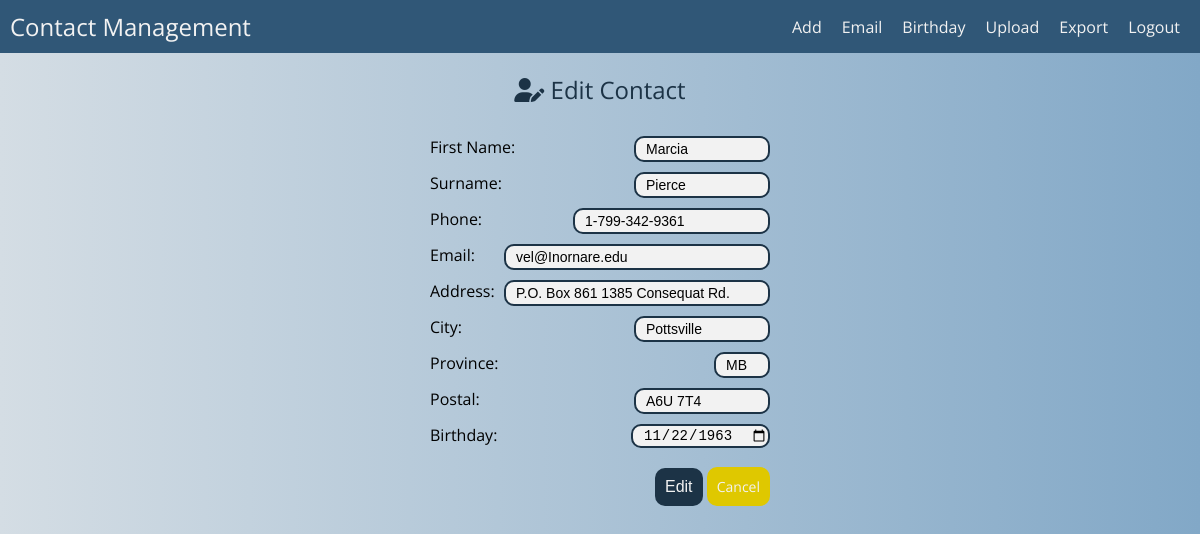
The page /Views/edit.php (signed in) on the database its author committed.
### tables this page shows
CREATE TABLE `tblContacts` (
  `id` int(2) NOT NULL AUTO_INCREMENT,
  `firstname` char(20) DEFAULT NULL,
  `surname` char(20) DEFAULT NULL,
  `phone` char(15) DEFAULT NULL,
  `email` char(40) DEFAULT NULL,
  `address` char(40) DEFAULT NULL,
  `city` char(20) DEFAULT NULL,
  `province` char(3) DEFAULT NULL,
  `postal` char(7) DEFAULT NULL,
  `birthday` char(10) DEFAULT NULL,
  PRIMARY KEY (`id`)
);

### Models/contact.php (called while the page is built, shortened)
<?php
class Contact {
    private $firstname = "";
    private $surname = "";
    private $phone = "";
    private $email = "";
    private $address = "";
    private $city = "";
    private $province = "";
    private $postal = "";
    private $birthday = "";
    private $id = null;
    public function __construct($myId, $myFirstname, $mySurname, $myPhone, $myEmail, $myAddress, $myCity, $myProvince, $myPostal, $myBirthday) {
        $this->id = $myId;
        $this->firstname = $myFirstname;
        $this->surname = $mySurname;
        $this->phone = $myPhone;
        $this->email = $myEmail;
        $this->address = $myAddress;
        $this->city = $myCity;
        $this->province = $myProvince;
        $this->postal = $myPostal;
        $this->birthday = $myBirthday;
    }
    public function getId() {
        return $this->id;
    }
    public function getFirstname() {
        return $this->firstname;
    }
    public function getSurname() {
        return $this->surname;
    }
    public function getPhone() {
        return $this->phone;
    }
    public function getEmail() {
        return $this->email;
    }
    public function getAddress() {
        return $this->address;
    }
    public function getCity() {
        return $this->city;
    }
    public function getProvince() {
        return $this->province;
    }
    public function getPostal() {
        return $this->postal;
    }
    public function getBirthday() {
        return $this->birthday;
    }
}

### Models/model.php (called while the page is built, shortened)
<?php
require_once 'contact.php';
class Model {
    private $contacts = array();
    public function getContact($id) {
        foreach($this->contacts as $contact) {
            if ($id == $contact->getId()) {
                return $contact;
            }
        }
    }
    public function retrieveContacts() {
        $this->contacts = array();
        $table_name = "tblContacts";
        $connection = db_connect();
        $sql = "SELECT * FROM $table_name ORDER BY id";
        $result = @mysqli_query($connection, $sql) or die(mysqli_error($connection));
        while ($row = mysqli_fetch_array($result)) {
            $id = $row['id'];
            $firstname = $row['firstname'];
            $surname = $row['surname'];
            $phone = $row['phone'];
            $email = $row['email'];
            $address = $row['address'];
            $city = $row['city'];
            $province = $row['province'];
            $postal = $row['postal'];
            $birthday = $row['birthday'];
            $contact = new Contact($id, $firstname, $surname, $phone, $email, $address, $city, $province, $postal, $birthday);
            array_push($this->contacts, $contact);
        }
    }
}

### Views/edit.php (the view, shortened to what this page needs)
<?php
require_once '../Models/model.php';
$contact = null;
if(!isset($_SESSION['auth']) || !isset($_SESSION['user'])) {
	header("Location: login.php");
} else {
    $model = new Model();
    $model->retrieveContacts();
    if(isset($_SESSION['id'])){
        $contact = $model->getContact($_SESSION['id']);
    }
}
?>
<!DOCTYPE html>
<html lang="en">
<head>
    <link rel="stylesheet" type="text/css" href="../Styles/styles.css" />
</head>
<body>
    <div class="content">
        <div class="content__head">
            <div class="title">Contact Management</div>
            <div class="nav">
                <div class="nav-item"><a href="add.php" class="nav-links">Add</a></div>
                <div class="nav-item"><a href="email.php" class="nav-links">Email</a></div>
                <div class="nav-item"><a href="birthday.php" class="nav-links">Birthday</a></div>
                <div class="nav-item"><a href="upload.php" class="nav-links">Upload</a></div>
                <div class="nav-item"><a href="export.php" class="nav-links">Export</a></div>
                <div class="nav-item"><a href="login.php" class="nav-links">Logout</a></div>
            </div>
        </div>
        <div class="content__main">
            <div class="action-title"><i class="fas fa-user-edit"></i>&nbsp;Edit Contact</div>
            <form method="post" action="../Controller/controller.php" class="form">
                <?php
                echo "
                <div class='form__section'>
                    <label for='firstname'>First Name:</label>
                    <input type='text' name='firstname' value='".$contact->getFirstname()."' maxlength='20' class='input input__text shorter' required>
                </div>
                <div class='form__section'>
                    <label for='surname'>Surname:</label>
                    <input type='text' name='surname' value='".$contact->getSurname()."' maxlength='20' class='input input__text shorter' required>
                </div>
                <div class='form__section'>
                    <label for='phone'>Phone:</label>
                    <input type='text' name='phone' value='".$contact->getPhone()."' maxlength='15' class='input input__phone' required>
                </div>
                <div class='form__section'>
                    <label for='email'>Email:</label>
                    <input type='text' name='email' value='".$contact->getEmail()."' maxlength='40' class='input input__email' required>
                </div>
                <div class='form__section'>
                    <label for='address'>Address:</label>
                    <input type='text' name='address' value='".$contact->getAddress()."' maxlength='40' class='input input__text' required>
                </div>
                <div class='form__section'>
                    <label for='city'>City:</label>
                    <input type='text' name='city' value='".$contact->getCity()."' maxlength='20' class='input input__text shorter' required>
                </div>
                <div class='form__section'>
                    <label for='province'>Province:</label>
                    <input type='text' name='province' value='".$contact->getProvince()."' maxlength='3' class='input input__short' required>
                </div>
                <div class='form__section'>
                    <label for='postal'>Postal:</label>
                    <input type='text' name='postal' value='".$contact->getPostal()."' maxlength='7' class='input input__text shorter' required>
                </div>
                <div class='form__section'>
                    <label for='birthday'>Birthday:</label>
                    <input type='date' name='birthday' value='".$contact->getBirthday()."' maxlength='10' class='input input__date' required>
                </div>
                <div class='form__buttons'>
                    <input type='hidden' name='id' value='".$contact->getId()."'>
                    <input type='submit' value='Edit' class='form__button'>
                    <a href='index.php' class='form__cancel'>Cancel</a>
                </div>
                " ?>
            </form>
        </div>
    </div>
</body>
</html>

### Styles/styles.css (style rules this page uses)
html { width: 100%; min-height: 100%; margin: 0; padding: 0; }
body { width: 100%; min-height: 100%; margin: 0; padding: 0; overflow-x: hidden; background: rgb(130, 168, 199); background: -webkit-linear-gradient(to right, rgb(212, 221, 228), rgb(130, 168, 199)); background: linear-gradient(to right, rgb(212, 221, 228), rgb(130, 168, 199)); font-family: 'Open Sans', sans-serif; }
.content__head { width: 100%; background-color: rgb(48, 87, 119); color: #f2f2f2; display: flex; flex-flow: row nowrap; justify-content: space-between; align-items: center; }
.title { font-size: 24px; padding: 10px; }
.nav { display: flex; flex-flow: row wrap; padding: 10px; }
.nav-links { color: #f2f2f2; text-decoration: none; padding: 10px; cursor: pointer; }
.content__main { display: flex; flex-flow: column nowrap; align-items: center; }
.action-title { font-size: 24px; color: rgb(28, 51, 70); margin-top: 20px; }
.form { margin-top: 20px; width: 30%; }
.form__section { margin: 10px; display: flex; flex-flow: row wrap; justify-content: space-between; }
.form__buttons { margin-top: 20px; text-align: right; margin-right: 10px; }
.form__button { background-color: rgb(28, 51, 70); color: #f2f2f2; padding: 10px; border-radius: 10px; font-size: 16px; cursor: pointer; border: 0; }
.form__cancel { background-color: rgb(223, 200, 0); color: #f2f2f2; padding: 10px; border-radius: 10px; font-size: 14px; width: 100px; text-decoration: none; }
.input { height: 20px; border: 2px solid rgb(28, 51, 70); background-color: #f2f2f2; border-radius: 10px; padding-left: 10px; font-size: 14px; }
.input__text, .input__email { width: 250px; }
.shorter { width: 120px; }
.input__short { width: 40px; }

### rows shown on the page
tblcontacts: firstname "Marcia", surname "Pierce", phone "1-799-342-9361", email "vel@Inornare.edu", address "P.O. Box 861 1385 Consequat Rd.", city "Pottsville", province "MB", postal "A6U 7T4", birthday "11/22/1963"
